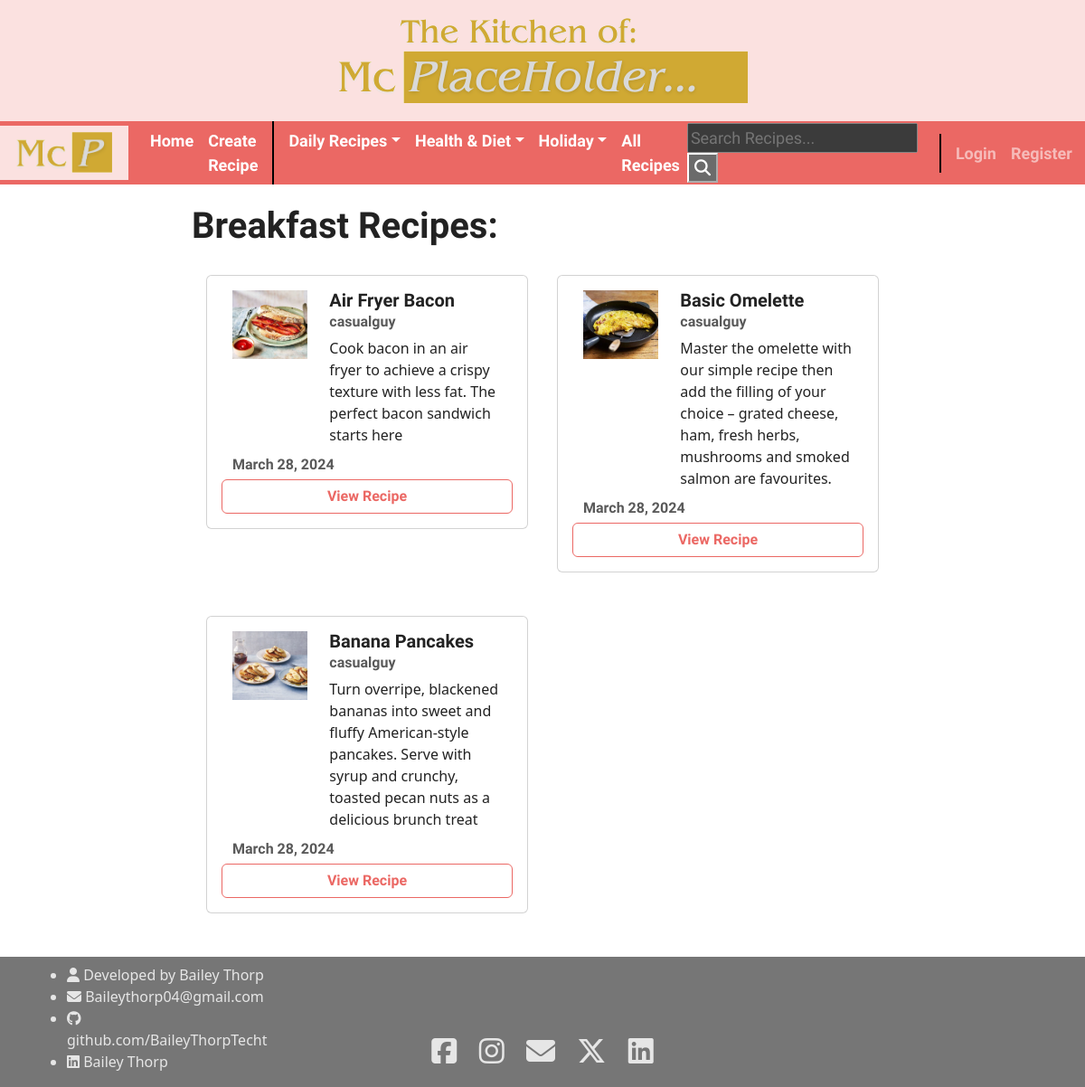
Page /recipe/daily recipes/breakfast on the committed database.
### hello/models.py (models this page shows, shortened)
class Category(models.Model):
    title = models.CharField(max_length=100)
    def __str__(self):
        return self.title.lower()

class Subcategory(models.Model):
    title = models.CharField(max_length=100)
    parent_category = models.ForeignKey(Category, on_delete=models.CASCADE)
    def __str__(self):
        return self.title.lower()

class Recipe(models.Model):
    title = models.CharField(max_length=100)
    description = models.TextField()
    ingredients = models.TextField()
    instructions = models.TextField()
    image = models.ImageField(upload_to="recipe_images")
    subcategory = models.ForeignKey(Subcategory, on_delete=models.CASCADE)
    author = models.ForeignKey(User, on_delete=models.CASCADE)
    created_at = models.DateTimeField(auto_now_add=True)
    updated_at = models.DateTimeField(auto_now=True)

### hello/views.py (the view)
# urls.py: path("recipe/<a>/<b>", views.SubcategoryView.as_view(), name="recipe-subcategory"),
class SubcategoryView(ListView):
    model = models.Recipe
    template_name = 'hello/recipe_subcategory.html'
    context_object_name = 'recipes'
    def get_context_data(self, **kwargs):
        context =  super().get_context_data(**kwargs)
        context['subcat'] = self.request.path.split("/")[3]
        return context
    def get_queryset(self):
        query = self.request.path.split("/")[3]
        return models.Recipe.objects.filter(subcategory__title__icontains=query)

### hello/context_processors.py (called while the page is built)
def navbar_processor(request):
    categories = models.Category.objects.all()
    subcategories = models.Subcategory.objects.all()
    return {
        'categories': categories,
        'subcategories': subcategories,
    }

### hello/templates/hello/recipe_subcategory.html
{% extends "hello/recipe_display_base.html" %}
{% block header %}
<h1 class="text-capitalize">{{subcat}} Recipes:</h1>
{% endblock %}

### hello/templates/hello/recipe_display_base.html
{% extends "hello/base.html" %}
{% block content %}
{% block header %}{% endblock %}
<div class="container">
    {% for recipe in recipes %}
    {% if forloop.counter0|divisibleby:"2" %}
    <div class="row">
    {% endif %}
        <div class="col-6 px-3">
            <div class="card my-4">
                <div class="card-body">
                    <div class="container">
                        <div class="row">
                            <div class="col-4">
                                <img class = "img-responsive" width = "100%" src="{{recipe.image.url}}">
                            </div>
                            <div class="col-8">
                                <h5 class="card-title text-capitalize">{{ recipe.title }}</h5>
                                <h6 class="card-subtitle mb-2 text-muted">{{ recipe.author }}</h6>
                                <p class="card-text">{{ recipe.description }}</p>
                            </div>
                        </div>
                        <div class="row mt-3">
                            <h6 class="card-subtitle mb-2 text-muted">{{ recipe.updated_at|date:"F d, Y" }}</h6>
                            <a class="btn btn-outline-primary" href="{% url 'recipe-detail' recipe.pk %}">View Recipe</a>
                        </div>
                    </div>
                </div>
            </div>
        </div>
    {% if not forloop.counter0|divisibleby:"2"%}
    </div>
    {% endif %}
    {% if forloop.last%}
        {% if forloop.counter0|divisibleby:"2" %}
        </div>
        {% endif %}
    {% endif %}
    {% endfor %}
</div>
{% endblock content%}

### hello/templates/hello/base.html (shortened to what this page needs)
<!DOCTYPE html>
<html lang="en">
<head>
    <link
      href="https://cdn.jsdelivr.net/npm/bootswatch@5.2.0/dist/journal/bootstrap.min.css"
      rel="stylesheet"
    />
</head>
<body>
    <div class="text-center py-3" style="background-color:#fbe1e0;">
      {% load static %}
        <img src="{% static 'images/heading.png'%}"  style="mix-blend-mode: darken;" alt="header logo">
    </div>
    <nav class="navbar sticky-top navbar-expand-lg bg-primary pb-0" data-bs-theme="dark" style="padding:0px;">
        <div class="container-fluid ps-0">
          {% load static %}
          <a class="navbar-brand px-2 py-0" href="{% url 'landing' %}" style="background-color:#fbe1e0;">
            <img src="{% static 'images/logo.png'%}" style="height:60px; mix-blend-mode: darken;" alt="logo">
          </a>
          <div class="collapse navbar-collapse" id="navbarColor02">
            <ul class="navbar-nav me-auto">
              <li class="nav-item">
                <a class="nav-link active" href="{% url 'landing' %}">Home</a>
              </li>
              <li class="nav-item">
                <a class="nav-link active" href="{% url 'recipe-create' %}">Create Recipe</a>
              </li>
              <div class="mx-2" style="height:auto; border:1px solid black;"></div>
              {% for cat in categories %}
              <li class="nav-item dropdown" >
                <a class="nav-link active text-capitalize dropdown-toggle" aria-expanded="false" href="{% url 'recipe-category' cat %}">{{cat}}</a>
              </li>
              {% endfor %}
            <li class="nav-item">
              <a class="nav-link active" href="{% url 'recipe-all' %}">All Recipes</a>
            </li>
            </ul>
            <form action="{% url 'recipe-search' %}" method="get">
              <input name="q" type="text" placeholder="Search Recipes...">
              <button type="text">
                <i class="fa-solid fa-search"></i>
              </button>
            </form>
            <div class="ms-4 me-2" style="height:43px; border:1px solid black;"></div>
            <div class="navbar-nav">
              {% if user.is_authenticated %}
              <a class="nav-item nav-link" href="{% url 'user-profile' %}">My Profile </a>
              <a class="nav-item nav-link" href="{% url 'user-logout' %}">Log out</a>
              {% else %}
              <a class="nav-item nav-link" href="{% url 'user-login' %}">Login</a>
              <a class="nav-item nav-link" href="{% url 'user-register' %}">Register</a>
              {% endif %}
            </div>
          </div>
        </div>
    </nav>
    <div class="container my-4 col-8" style="min">
        {% block content %} {% endblock %}
    </div>
    <footer class="pt-2 margin-top: auto;" style="background-color:rgb(118,118,118); color:rgb(230,230,230)">
    <div class="container">
      <div class="row align-items-end">
        <div class="col-3" style="font-size: 16px;">
          <ul>
            <li><i class="fa-solid fa-user"></i> Developed by Bailey Thorp</li>
            <li><i class="fa-solid fa-envelope"></i> Baileythorp04@gmail.com</li>
            <li><i class="fa-brands fa-github"></i><a class="text-decoration-none" href="https://github.com/BaileyThorpTecht" target="_blank" style="color:rgb(230,230,230)">
              github.com/BaileyThorpTecht</a></li>
            <li><i class="fa-brands fa-linkedin"></i><a class="text-decoration-none" href="https://www.linkedin.com/in/bailey-thorp-25a7002a7/" target="_blank" style="color:rgb(230,230,230)">
              Bailey Thorp</a></li>
          </ul>
        </div>
        <div class="col-6 text-center">
          <p class="fa-2x">
            <a href="https://www.facebook.com/bailey.thorp.3/" target="_blank" style="color:rgb(230,230,230)">
              <i class="fa-brands fa-square-facebook mx-2"></i></a>
            <a href="https://www.instagram.com/baybaybayo/" target="_blank" style="color:rgb(230,230,230)">
              <i class="fa-brands fa-instagram mx-2"></i></a>
              <a href="mailto:Baileythorp04@gmail.com" style="color:rgb(230,230,230)">
                <i class="fa-solid fa-envelope mx-2"></i></a>
            <a href="https://twitter.com/baybaynapalm" target="_blank" style="color:rgb(230,230,230)">
              <i class="fa-brands fa-x-twitter mx-2"></i></a>
            <a href="https://www.linkedin.com/in/bailey-thorp-25a7002a7/" target="_blank" style="color:rgb(230,230,230)">
              <i href="" class="fa-brands fa-linkedin mx-2"></i></a>
          </p>
        </div>
      </div>
    </div>
    </footer>
</body>

### hello/templates/hello/base.html (style rules this page uses)
body { min-height: 100vh; display: flex; flex-direction: column; }
footer { margin-top: auto; }

### rows in the picture
Category: title "Daily Recipes"
Category: title "Health & Diet"
Category: title "Holiday"
Subcategory: title "Breakfast"
Recipe: image (picture), title "Air Fryer Bacon", author "casualguy", description "Cook bacon in an air fryer to achieve a crispy texture with less fat. The perfect bacon sandwich starts here", updated_at "March 28, 2024"
Recipe: image (picture), title "Basic Omelette", author "casualguy", description "Master the omelette with our simple recipe then add the filling of your choice – grated cheese, ham, fresh herbs, mushrooms and smoked salmon are favourites.", updated_at "March 28, 2024"
Recipe: image (picture), title "Banana Pancakes", author "casualguy", description "Turn overripe, blackened bananas into sweet and fluffy American-style pancakes. Serve with syrup and crunchy, toasted pecan nuts as a delicious brunch treat", updated_at "March 28, 2024"
